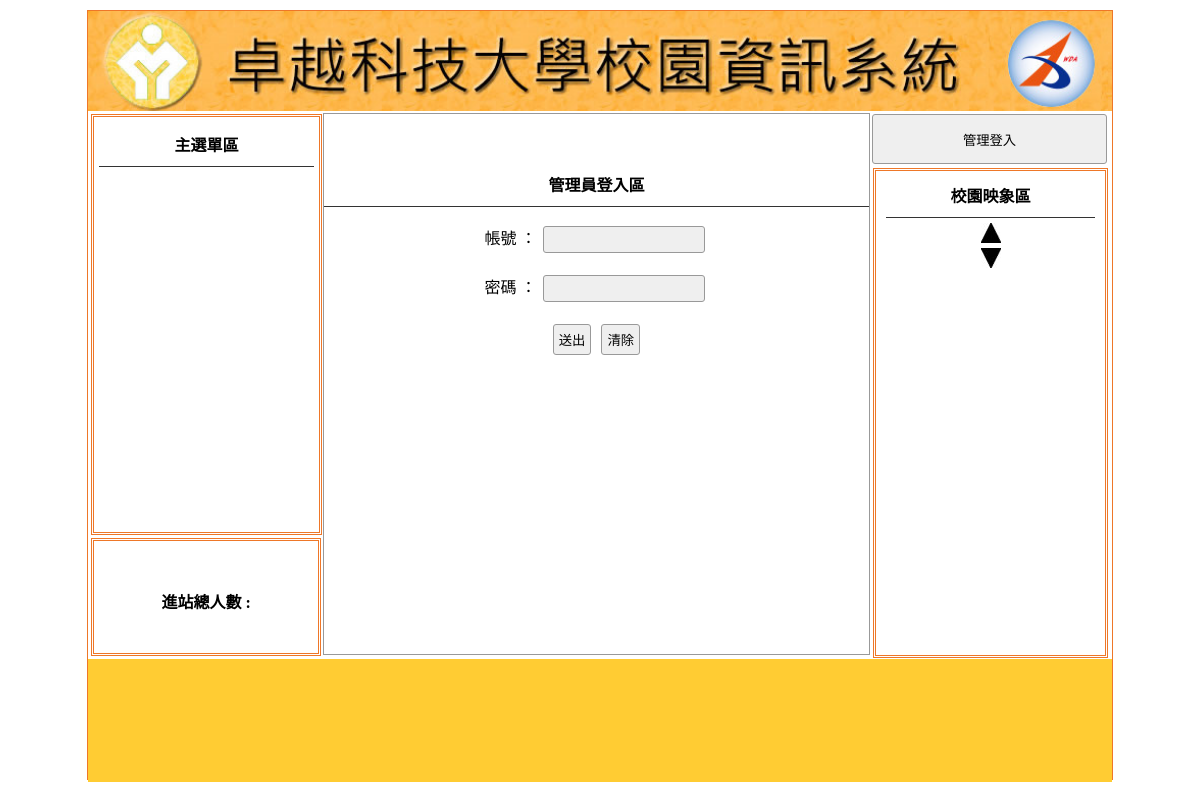
The page /?do=login on the database as committed earlier.
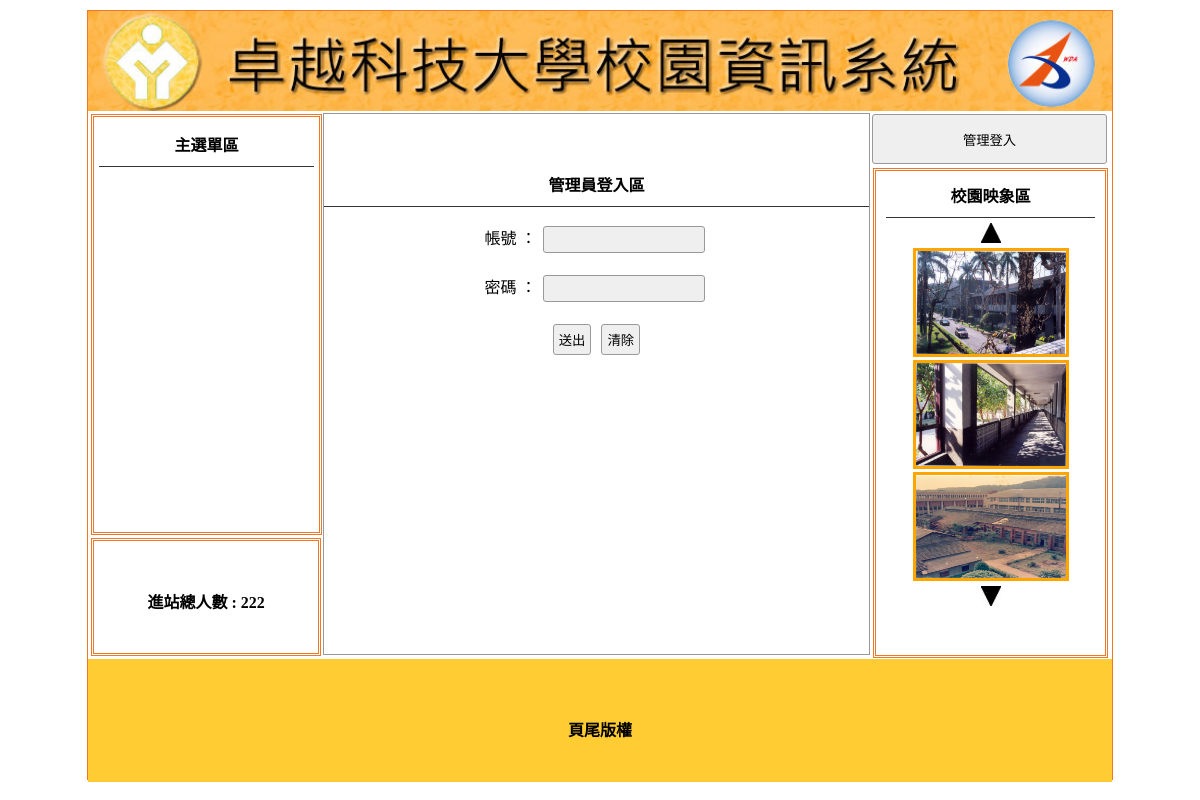
The same page on the database as committed later.
### tables this page shows
CREATE TABLE `total` (
  `id` int(10) UNSIGNED NOT NULL,
  `total` int(10) UNSIGNED NOT NULL
);

CREATE TABLE `image` (
  `id` int(10) UNSIGNED NOT NULL,
  `img` text NOT NULL,
  `sh` int(1) UNSIGNED NOT NULL
);

CREATE TABLE `bottom` (
  `id` int(10) UNSIGNED NOT NULL,
  `bottom` text NOT NULL
);

### api/db.php (called while the page is built, shortened)
<?php
class DB
{
    protected $pdo;
    protected $table;
    function __construct($table)
    {
        $this->table = $table;
        $host     = getenv('DB_HOST') ?: '127.0.0.1';
        $port     = getenv('DB_PORT') ?: '3306';
        $user     = getenv('DB_USERNAME') ?: 'root';
        $password = getenv('DB_PASSWORD') !== false ? getenv('DB_PASSWORD') : '';
        $dbname   = 'db11';
        $dsn = "mysql:host={$host};port={$port};dbname={$dbname};charset=utf8mb4";
        $this->pdo = new PDO($dsn, $user, $password, [
            PDO::ATTR_ERRMODE            => PDO::ERRMODE_EXCEPTION,
            PDO::ATTR_DEFAULT_FETCH_MODE => PDO::FETCH_ASSOC,
            PDO::ATTR_EMULATE_PREPARES   => false,
        ]);
    }
    function all(...$arg)
    {
        $sql = " SELECT * FROM `$this->table` ";
        if (isset($arg[0])) {
            if (is_array($arg[0])) {
                $where = $this->array2sql($arg[0]);
                $sql .= " WHERE " . join(" AND ", $where);
            } else {
                $sql .= $arg[0];
            }
        }
        return $this->pdo->query($sql)->fetchAll(PDO::FETCH_ASSOC);
    }
    function find($id)
    {
        $sql = " SELECT * FROM `$this->table` ";
        if (is_array($id)) {
            $where = $this->array2sql($id);
            $sql .= " WHERE " . join(" AND ", $where);
        } else {
            $sql .= " WHERE `id`='$id' ";
        }
        return $this->pdo->query($sql)->fetch(PDO::FETCH_ASSOC);
    }
    private function array2sql($array)
    {
        $tmp = [];
        foreach ($array as $key => $value) {
            $tmp[] = "`$key`='$value'";
        }
        return $tmp;
    }
}
$Title = new DB('title');
$Image = new DB('image');
$Total = new DB('total');
$Bottom = new DB('bottom');

### index.php (the view, shortened to what this page needs)
<?php
include_once "./api/db.php";
?>
<!DOCTYPE html PUBLIC "-//W3C//DTD XHTML 1.0 Transitional//EN" "http://www.w3.org/TR/xhtml1/DTD/xhtml1-transitional.dtd">
<html xmlns="http://www.w3.org/1999/xhtml">
<head>
	<link href="./css/css.css" rel="stylesheet" type="text/css">
</head>
<body>
	<div id="main">
		<?php
		$title = $Title->find(['sh' => 1]);
		?>
		<a title="<?= $title['text']; ?>" href="index.php">
			<div class="ti" style="background:url('upload/<?= $title['img']; ?>'); background-size:cover;"></div>
		</a>
		<div id="ms">
			<div id="lf" style="float:left;">
				<div id="menuput" class="dbor">
					<span class="t botli">主選單區</span>
				</div>
				<div class="dbor" style="margin:3px; width:95%; height:20%; line-height:100px;">
					<span class="t">進站總人數 :
						<?php
						$row = $Total->find(1);
						echo $row['total'];
						?>
					</span>
				</div>
			</div>
			<?php
			$do = $_GET['do'] ?? 'main';
			$file = "./front/" . $do . ".php";
			if (file_exists($file)) {
				include $file;
			} else {
				include "./front/main.php";
			}
			?>
			<div class="di di ad" style="height:540px; width:23%; padding:0px; margin-left:22px; float:left; ">
				<button style="width:100%; margin-left:auto; margin-right:auto; margin-top:2px; height:50px;" onclick="lo('?do=login')">管理登入</button>
				<div style="width:89%; height:480px;" class="dbor">
					<span class="t botli">校園映象區</span>
					<div class="btn cent" onclick="pp(1)">
						<img src="icon/up.jpg" alt="">
					</div>
					<?php
					$rows = $Image->all(['sh' => 1]);
					foreach ($rows as $key => $img):
					?>
						<div class='im' id='ssaa<?= $key; ?>' style='display:none;text-align:center;margin:3px 0'>
							<img src='upload/<?= $img['img']; ?>' style='width:150px;height:103px;border:3px solid orange;'>
						</div>
					<?php
					endforeach;
					?>
					<div class="btn cent" onclick="pp(2)">
						<img src="icon/dn.jpg" alt="">
					</div>
				</div>
			</div>
		</div>
		<div style="width:1024px; left:0px; position:relative; background:#FC3; margin-top:4px; height:123px; display:block;">
			<span class="t" style="line-height:123px;">
				<?php
				$row = $Bottom->find(1);
				echo $row['bottom'];
				?>
			</span>
		</div>
	</div>
</body>
</html>

Rows that differ between the two databases and show on the page:
added total: total "222"
added image: img (picture)
added image: img (picture)
added image: img (picture)
added bottom: bottom "頁尾版權"
